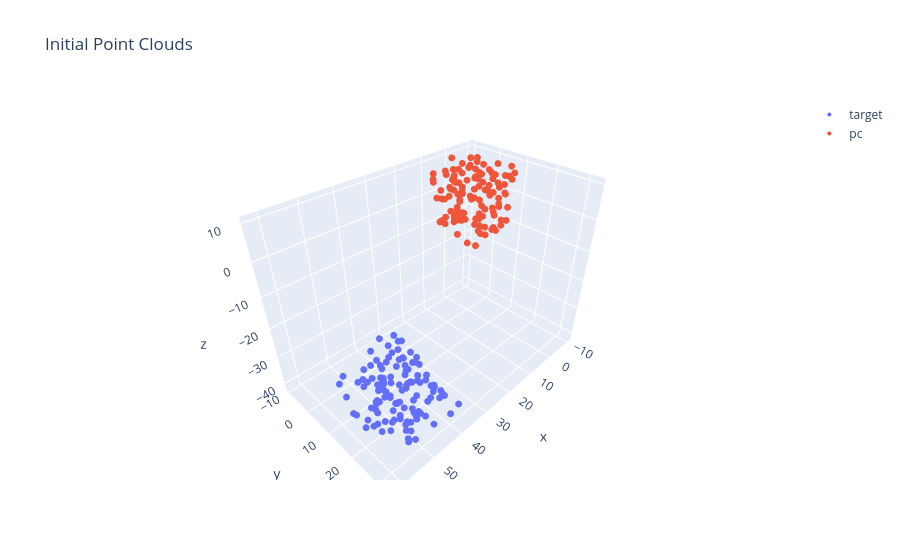

Notebook cell for this chart:
### Code cell
plot_graph(target, source, title='Initial Point Clouds')
